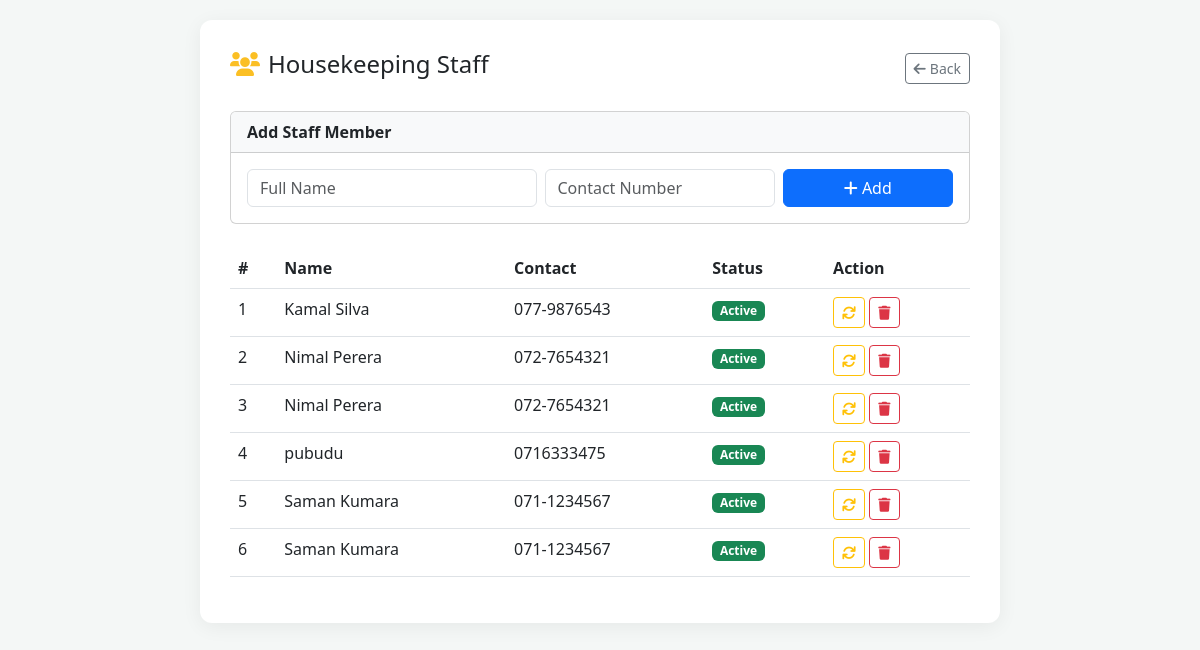
/img/manage_housekeeping_staff.php (signed in), run on the app's committed database.
### tables this page shows
CREATE TABLE `housekeeping_staff` (
  `staff_id` int(11) NOT NULL,
  `full_name` varchar(100) NOT NULL,
  `contact` varchar(20) DEFAULT NULL,
  `is_active` tinyint(1) DEFAULT 1
);

### img/manage_housekeeping_staff.php (the view, shortened to what this page needs)
<?php
include '../includes/db.php';
$staff = $conn->query("SELECT * FROM housekeeping_staff ORDER BY full_name ASC");
?>
<!DOCTYPE html>
<html>
<head>
    <link href="https://cdn.jsdelivr.net/npm/bootstrap@5.3.0/dist/css/bootstrap.min.css" rel="stylesheet">
    <link rel="stylesheet" href="https://cdnjs.cloudflare.com/ajax/libs/font-awesome/6.0.0/css/all.min.css">
</head>
<body style="background:#f4f7f6; padding:20px;">
<div class="container" style="max-width:800px; background:white; padding:30px; border-radius:12px; box-shadow:0 4px 20px rgba(0,0,0,0.06);">
    <div class="d-flex justify-content-between align-items-center mb-4">
        <h4><i class="fas fa-users me-2" style="color:#fbbf24;"></i>Housekeeping Staff</h4>
        <a href="dashboard.php" class="btn btn-sm btn-outline-secondary"><i class="fas fa-arrow-left me-1"></i>Back</a>
    </div>
    <div class="card mb-4">
        <div class="card-header bg-light"><strong>Add Staff Member</strong></div>
        <div class="card-body">
            <form method="POST">
                <div class="row g-2">
                    <div class="col-md-5"><input type="text" name="full_name" class="form-control" placeholder="Full Name" required></div>
                    <div class="col-md-4"><input type="text" name="contact" class="form-control" placeholder="Contact Number"></div>
                    <div class="col-md-3"><button type="submit" name="add_staff" class="btn btn-primary w-100"><i class="fas fa-plus"></i> Add</button></div>
                </div>
            </form>
        </div>
    </div>
    <table class="table table-hover">
        <thead><tr><th>#</th><th>Name</th><th>Contact</th><th>Status</th><th>Action</th></tr></thead>
        <tbody>
            <?php if($staff && $staff->num_rows > 0): $i=1; while($s = $staff->fetch_assoc()): ?>
            <tr>
                <td><?= $i++ ?></td>
                <td><?= htmlspecialchars($s['full_name']) ?></td>
                <td><?= htmlspecialchars($s['contact'] ?? '—') ?></td>
                <td><span class="badge <?= $s['is_active'] ? 'bg-success' : 'bg-secondary' ?>"><?= $s['is_active'] ? 'Active' : 'Inactive' ?></span></td>
                <td>
                    <a href="?toggle=<?= $s['staff_id'] ?>" class="btn btn-sm btn-outline-warning" title="Toggle Status"><i class="fas fa-sync"></i></a>
                    <a href="?delete=<?= $s['staff_id'] ?>" class="btn btn-sm btn-outline-danger" onclick="return confirm('Delete?')"><i class="fas fa-trash"></i></a>
                </td>
            </tr>
            <?php endwhile; else: ?>
            <tr><td colspan="5" class="text-center text-muted">No staff members</td></tr>
            <?php endif; ?>
        </tbody>
    </table>
</div>
</body>
</html>

### data on the page
housekeeping_staff: full_name "Kamal Silva", contact "077-9876543", is_active "Active"
housekeeping_staff: full_name "Nimal Perera", contact "072-7654321", is_active "Active"
housekeeping_staff: full_name "Nimal Perera", contact "072-7654321", is_active "Active"
housekeeping_staff: full_name "pubudu", contact "0716333475", is_active "Active"
housekeeping_staff: full_name "Saman Kumara", contact "071-1234567", is_active "Active"
housekeeping_staff: full_name "Saman Kumara", contact "071-1234567", is_active "Active"
